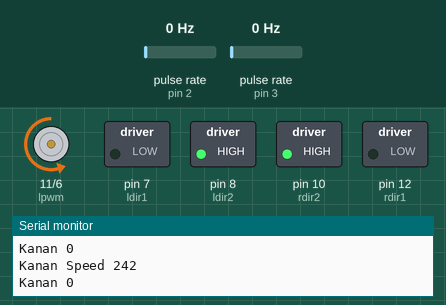
A sketch run on a simulated Arduino Uno, built with avr-gcc and run on an emulated ATmega328P. On the bench: motor-driver pin pairs drawn as motors (green arrow = first pin HIGH = forward, orange = second pin HIGH = backward, longer = more drive), switched loads named in the sketch (green lamp = pin HIGH), the last lines printed to the serial monitor. Wiring (inferred from the names in the program): 2 × pulse sensor: data pin 2 / data pin 3. Inputs (shaded band) come from the test bench; at power-on: pulse rate (sensors on pin 3, pin 2) 0 Hz.

Above: at 0.99 s.
1.3 s: pulse rate (sensor on pin 3) set to 50 Hz
At 1.62 s:
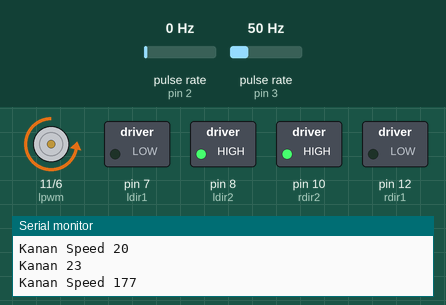
4.3 s: pulse rate (sensor on pin 2) set to 50 Hz
At 4.75 s:
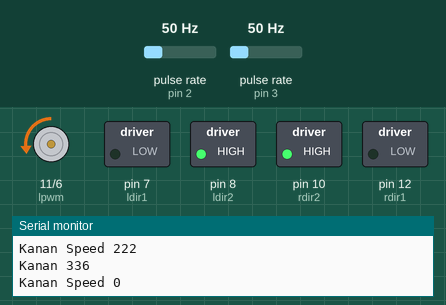
7.3 s: pulse rate (sensor on pin 3) set to 28 Hz
At 10.11 s:
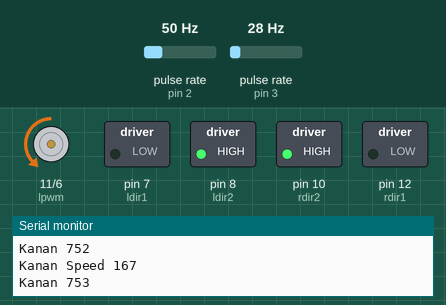
10.3 s: pulse rate (sensor on pin 3) set to 150 Hz
Timing chart, 0 to 14.3 s (numbered marks = the images above; inputs shaded):
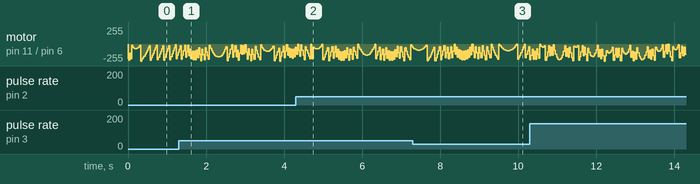

The sketch:

PIDControl.ino
```cpp
#include <Servo.h>
/*
 * Pin Discription
 * 1. -----
 * 2. AttachIntterupt Encoder Kiri
 * 3. AttachIntterupt Encoder Kanan
 * 4. Echo Pin
 * 5. Trigger Pin
 * 6. rpwm
 * 7. ldir1
 * 8.
 * 9. rdir1
 * 10. rdir2
 * 11. lpwm
 * 12. rdir1
 * 13. ------------
 *
 */


Servo servo;


//-----Require For Motor Driver L293N ----------------------
//First motor
#define ldir2 8
#define ldir1 7
#define lpwm 11

//Second motor
#define rdir2 10
#define rdir1 12
#define rpwm 6
//----------------End L293N---------------------------------

//------Require For Echo and trigger Pin SR04---------------
#define echoPin 4
#define initPin 5
unsigned long pulseTime = 0;
//-----------End HC-SR04------------------------------------

//-------Require For Servo----------------------------------
#define servopin 9
int pos = 0;
//-------------End Servo------------------------------------

//------------Encorder ------------------------------------
#define encoder_kanan 1
#define encoder_kiri 0
//---------------------------------------------------------

//-----------------------------------------------
#define rEncoder 2
#define lEncoder 3
//-------------------------------------------------

volatile unsigned long rightWheel;

volatile unsigned long leftWheel;

byte maxspeed = 0;

byte leftSpeed = maxspeed;
byte rightSpeed = maxspeed;

double input, output, leftLastError, poportional, derivative, rightLastError;
double rightIntegral = 0;
double leftIntegral = 0;

int pidcount = 1;

double kp = 2;
double ki = 5;
double kd = 1;

double setPoint = 100;


void setup()
{
    Serial.begin(9600);
    //Setup For Servo
    //servo.attach(servopin);

    pinMode(rEncoder, INPUT_PULLUP);
    pinMode(lEncoder, INPUT_PULLUP);

    //Setup For L293N
    pinMode(ldir2,OUTPUT);
    pinMode(ldir1,OUTPUT);
    pinMode(lpwm,OUTPUT);
    pinMode(rdir2,OUTPUT);
    pinMode(rdir1,OUTPUT);
    pinMode(rpwm,OUTPUT);

    //Setup Sr04
    //pinMode(initPin, OUTPUT);
    //pinMode(echoPin, INPUT);

    digitalWrite(rEncoder, HIGH);
    digitalWrite(lEncoder, HIGH);

    attachInterrupt(1, rightEncoderISR, CHANGE);
    attachInterrupt(0, leftEncoderISR, CHANGE);

    digitalWrite(ldir1, LOW);
    digitalWrite(ldir2, HIGH);

    digitalWrite(rdir1, LOW);
    digitalWrite(rdir2, HIGH);
}

//-----------------Interrutp Encoder-----------------------

//void encoderA(){
//  if (digitalRead(2) == HIGH) {
//
//    if (digitalRead(3) == LOW || digitalRead(3) == HIGH) {
//        rightWheel++;
//    }
//    else {
//      rightWheel--;
//    }
//  }
//}
//
//void encoderB(){
//  if (digitalRead(3) == HIGH) {
//
//    if (digitalRead(2) == LOW || digitalRead(2) == HIGH) {
//        leftWheel++;
//    }
//    else {
//      leftWheel--;
//    }
//  }
//}

//------------------------------------------------------

//--------Turn Right Left With Encoder --------------
 void TurnWithEnco(int encoder, int pick){
  if(encoder == 0){
    rightWheel = 255;
    leftWheel = 0;
    while(leftWheel <= pick ){
      Serial.println(leftWheel);
      Kanan(130,130);
    }
  }
  if(encoder == 1){
    rightWheel = 0;
    leftWheel = 255;
   while(rightWheel <= pick ){
      Serial.println(rightWheel);
      Kiri(130,130);
    }
  }
  rightWheel = 0;
  leftWheel = 0;
 }

//-------------------------------------------------

//--------Back Up With Encoder --------------
 void BackupWithEnco(int encoder1, int encoder0 , int pick){
  //Serial.print("Masuk Mundur");
  if(encoder0 == 0 and encoder1 == 1){
    rightWheel = 0;
    leftWheel = 0;
    //Serial.println("masuk if mundur");
    while((rightWheel <= pick) && (leftWheel <= pick) ){
      Serial.println("");
      BackUp(100,100);
    }
  }
  //counterA = 0;
  //counterB = 0;
 }

//-------------------------------------------------

//--------Procedure for Motor-----

void MotorForward_and_Stop(int right, int left){
	analogWrite(lpwm, right);
	analogWrite(rpwm, left);
	//---------First Motor-----------
	digitalWrite(ldir2, HIGH);
	digitalWrite(ldir1, LOW);
	//---------Second Motor----------
	digitalWrite(rdir2, HIGH);
	digitalWrite(rdir1, LOW);
}

void Kanan(int right, int left){
  analogWrite(lpwm, right);
  analogWrite(rpwm, left);
  //---------First Motor-----------
  digitalWrite(ldir2, LOW);
  digitalWrite(ldir1, HIGH);
  //---------Second Motor----------
  digitalWrite(rdir2, HIGH);
  digitalWrite(rdir1, LOW);
}

void Kiri(int right, int left){
  analogWrite(lpwm, right);
  analogWrite(rpwm, left);
  //---------First Motor-----------
  digitalWrite(ldir2, HIGH);
  digitalWrite(ldir1, LOW);
  //---------Second Motor----------
  digitalWrite(rdir2, LOW);
  digitalWrite(rdir1, HIGH);
}

void BackUp(int right, int left){
	analogWrite(lpwm, right);
	analogWrite(rpwm, left);
	//---------First Motor-----------
	digitalWrite(ldir2, LOW);
	digitalWrite(ldir1, HIGH);
	//---------Second Motor----------
	digitalWrite(rdir2, LOW);
	digitalWrite(rdir1, HIGH);
}

//----------------------End Procedure L293N----------------

//-------------Procedure For Servo-----------------------
void Servo_spin(int pos_init, int pos_goal){
  for(pos = pos_init; pos < pos_goal; pos++){
    servo.write(pos);
    delay(7);
  }
}

void Servo_back_pos(int pos_init, int pos_goal){
  for(pos = pos_init; pos>=pos_goal; pos-=1)
  {
    servo.write(pos);
    delay(7);
  }
}
//----------------End Procedure Servo---------------------

//------------------HC-SR04 Procedure---------------------
long microsecondsToCentimeters(long microseconds)
{
    return microseconds / 29 / 2;
}

long get_distance_sr04(){
	digitalWrite(initPin, HIGH);
	delayMicroseconds(10);
	digitalWrite(initPin, LOW);
	pulseTime = pulseIn(echoPin, HIGH);
	return microsecondsToCentimeters(pulseTime);
}

long spin_and_get_direction(int pos_init, int pos_goal){
	if(pos_init > pos_goal){
		Servo_back_pos(pos_init,pos_goal);
	}
	else Servo_spin(pos_init,pos_goal);

	return get_distance_sr04();
}

//--------End Procedure HC-SR04---------

//--------Count For Stop--------------------
bool waittostop(){
  bool interrupt = true;
  int cin = 0;
  MotorForward_and_Stop(0,0);
  for(int i=0;i<=10;i++){
    if(get_distance_sr04()>200) return false;
    if(get_distance_sr04()>30){
      cin++;
      if(cin > 8){ return false;}
    }
  }
  return interrupt;
}

//-------------------------------------


//------------------------------------

void loop()
{

//  if (get_distance_sr04() < 50) {
//    rightWheel = 0;
//    leftWheel = 0;
//    if(waittostop()){
//      MotorForward_and_Stop(0,0);
//      long kanan_dist = spin_and_get_direction(90,0);
//      delay(100);
//      long depan_dist = spin_and_get_direction(0,90);
//      delay(100);
//      long kiri_dist = spin_and_get_direction(90,180);
//      delay(100);
//      Servo_back_pos(180,90);
//      delay(50);
//      if(kanan_dist <= 10 and kiri_dist <=10) {BackupWithEnco(encoder_kanan,encoder_kiri,30);delay(300);}
//      //---------------------------------------------------------------------
//      if(kanan_dist > 10 and kiri_dist <=10 and depan_dist <=7){BackupWithEnco(encoder_kanan,encoder_kiri,30);MotorForward_and_Stop(0,0);delay(300);TurnWithEnco(encoder_kiri,20);}
//      if(kanan_dist <= 10 and kiri_dist > 10 and depan_dist <=7){BackupWithEnco(encoder_kanan,encoder_kiri,30);MotorForward_and_Stop(0,0);delay(300);TurnWithEnco(encoder_kanan,20);}
//      //------------------------------------------------------------------------------------------------------------------------------
//      if(kanan_dist > 10 and kiri_dist <=10 and depan_dist > 7){TurnWithEnco(encoder_kiri,20);}
//      if(kanan_dist <= 10 and kiri_dist > 10 and depan_dist > 7){TurnWithEnco(encoder_kanan,20);}
//      //--------------------------------------------------------------------------------------------------
//      if(kanan_dist > 10 and kiri_dist > 10 and depan_dist <=7 and kanan_dist > kiri_dist){BackupWithEnco(encoder_kanan,encoder_kiri,30);MotorForward_and_Stop(0,0);delay(300);TurnWithEnco(encoder_kiri,20);}
//      if(kanan_dist > 10 and kiri_dist > 10 and depan_dist <=7 and kanan_dist < kiri_dist){BackupWithEnco(encoder_kanan,encoder_kiri,30);MotorForward_and_Stop(0,0);delay(300);TurnWithEnco(encoder_kanan,20);}
//      //---------------------------------------------------------------------------------------------------------------------------------------------------------
//      if(kanan_dist > 10 and kiri_dist > 10 and depan_dist > 7 and kanan_dist < kiri_dist){TurnWithEnco(encoder_kanan,20);}
//      if(kanan_dist > 10 and kiri_dist > 10 and depan_dist > 7 and kanan_dist > kiri_dist){TurnWithEnco(encoder_kiri,20);}
//      //---------------------------------------------------------------------------------------------------------------------------
//      }
//     MotorForward_and_Stop(0,0);
//  }

  input = rightWheel;
  Serial.print("Kanan ");
  Serial.println(rightWheel);
  //rightWheel = 0;

  poportional = setPoint - input;
  derivative = poportional - rightLastError;
  rightIntegral = (rightIntegral + poportional)/pidcount;

  output = kp * poportional + kd * derivative + ki * rightIntegral;

  rightLastError = poportional;

  //if((rightSpeed + output) > 3500) rightSpeed = 150;
  rightSpeed = output + rightSpeed;
  Serial.print("Kanan Speed ");
  Serial.println(rightSpeed);
  analogWrite(rpwm, rightSpeed);
//
//  input = leftWheel;
//  Serial.print("Kiri ");
//  Serial.println(leftWheel);
//  leftWheel = 0;
//
//  poportional = setPoint - input;
//  derivative = poportional - leftLastError;
//  leftIntegral = (leftIntegral + poportional)/pidcount;
//
//  output = kp * poportional + kd * derivative + ki * leftIntegral;
//
//  leftLastError = poportional;
  pidcount++;
//
//  if((leftSpeed + output) > 3500) leftSpeed = 130;
//  else leftSpeed = output + leftSpeed;
//  Serial.print("Kiri Speed ");
//  Serial.println(leftSpeed);
//  analogWrite(lpwm, leftSpeed);

  //delay(500);
  //---------------------------------------------------------------
	//long gap = get_distance_sr04();
  //if(gap > 50 ) MotorForward_and_Stop(255,150);
  //else if(gap > 30 and gap <=50) MotorForward_and_Stop(150,150);
  //else if(gap > 20 and gap <=30) MotorForward_and_Stop(150,150);
  //else if(gap > 15 and gap <=20) MotorForward_and_Stop(110,110);
  //else if(gap > 10 and gap <=15) MotorForward_and_Stop(90,90);

//-------------------------
}

void rightEncoderISR(){
  rightWheel++;
}

void leftEncoderISR(){
  leftWheel++;
}
```
